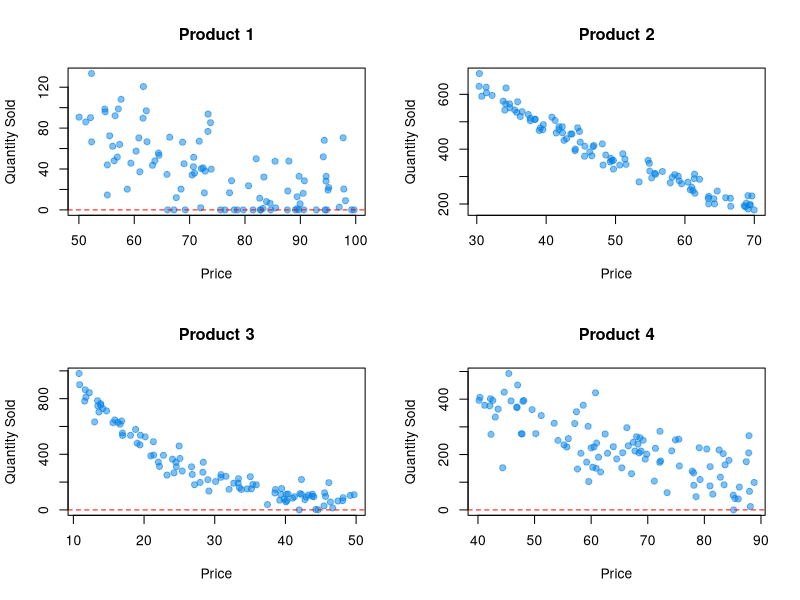
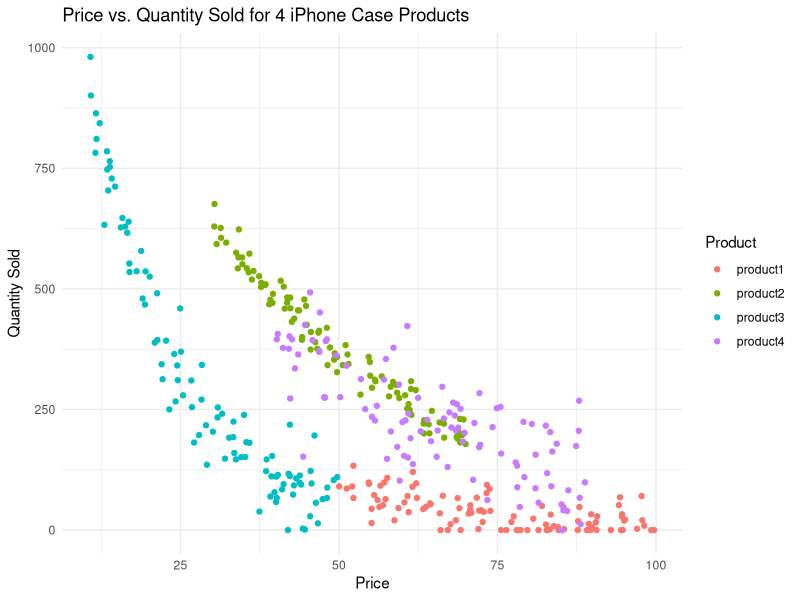

These charts were generated, in order, by the following R code:

library(ggplot2)

set.seed(123) # For reproducibility

# Number of observations
n <- 100

# Generate data for 4 products
products <- list()

# Product 1: Expensive with high range
products$product1 <- data.frame(
    price = runif(n, 50, 100),
    quantity_sold = NA
)
products$product1$quantity_sold <- pmax(1200 * exp(-0.05 * products$product1$price) + rnorm(n, 0, 30), 0)

# Product 2: Moderate price with medium range
products$product2 <- data.frame(
    price = runif(n, 30, 70),
    quantity_sold = NA
)
products$product2$quantity_sold <- pmax(1600 * exp(-0.03 * products$product2$price) + rnorm(n, 0, 25), 0)

# Product 3: Cheaper with lower range but with more variance
products$product3 <- data.frame(
    price = runif(n, 10, 50),
    quantity_sold = NA
)
products$product3$quantity_sold <- pmax(1900 * exp(-0.07 * products$product3$price) + rnorm(n, 0, 50), 0)

# Product 4: Expensive with medium range
products$product4 <- data.frame(
    price = runif(n, 40, 90),
    quantity_sold = NA
)
products$product4$quantity_sold <- pmax(1100 * exp(-0.025 * products$product4$price) + rnorm(n, 0, 75), 0)

# Plot
par(mfrow=c(2,2))
for (i in 1:4) {
    plot(products[[i]]$price, products[[i]]$quantity_sold, main=paste("Product", i),
         xlab="Price", ylab="Quantity Sold", pch=19, col=rgb(0,0.5,0.9,0.5))
    abline(h=0, col="red", lty=2)
}

library(ggplot2)

# Combine data for ggplot2
combined_data <- do.call(rbind, lapply(names(products), function(name) {
    df <- products[[name]]
    df$product <- name
    df
}))

# Plot
ggplot(combined_data, aes(x=price, y=quantity_sold, color=product)) +
    geom_point() +
    labs(title="Price vs. Quantity Sold for 4 iPhone Case Products",
         x="Price",
         y="Quantity Sold") +
    theme_minimal() +
    scale_color_discrete(name="Product")
